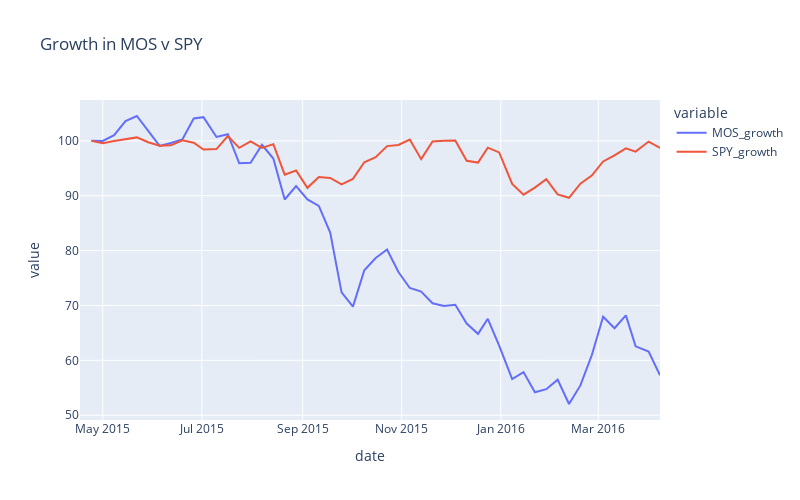

Write notebook code for a chart like this one.
### Code cell
graphAlpha("MOS", "2015-04-15")
print("this is is kind of a terrible trade")
